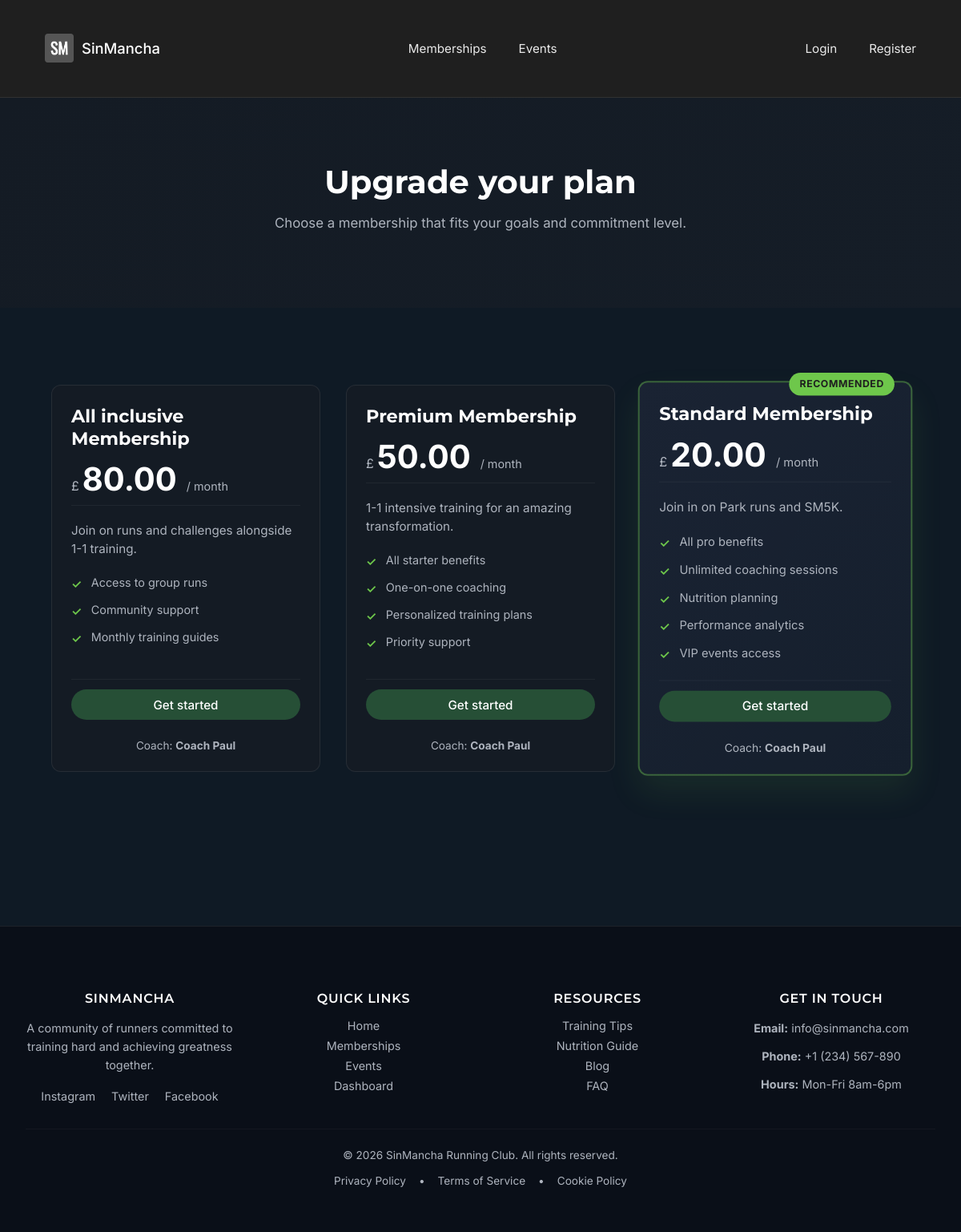
The app's page /membership-plans/ with its own data.
### club/models.py (models this page shows, shortened)
class MembershipPlan(models.Model):
    trainer = models.ForeignKey(
        TrainerProfile,
        on_delete=models.CASCADE,
        related_name="plans",
        null=True,
        blank=True,
    )
    name = models.CharField(max_length=100)
    description = models.TextField(blank=True)
    price = models.DecimalField(max_digits=8, decimal_places=2)
    BILLING_INTERVAL_CHOICES = [
        ('monthly', 'Monthly'),
        ('yearly', 'Yearly'),
    ]
    billing_interval = models.CharField(
        max_length=10,
        choices=BILLING_INTERVAL_CHOICES,
        default='monthly',
    )
    is_active = models.BooleanField(default=True)
    class Meta:
        ordering = ["trainer", "name"]

class TrainerProfile(models.Model):
    user = models.OneToOneField(
        settings.AUTH_USER_MODEL,
        on_delete=models.CASCADE,
        related_name="trainer_profile",
    )
    display_name = models.CharField(max_length=100, blank=True)
    bio = models.TextField(blank=True)
    specialties = models.CharField(
        max_length=255,
        blank=True,
        help_text="e.g. running, strength, conditioning"
    )
    instagram_url = models.URLField(blank=True)
    website_url = models.URLField(blank=True)

### club/views.py (the view)
# urls.py: path("membership-plans/", views.MembershipPlansView.as_view(), name="membership_plans"),
class MembershipPlansView(ListView):
    model = MembershipPlan
    template_name = "membership_plans.html"
    context_object_name = "plans"
    def get_queryset(self):
        return MembershipPlan.objects.filter(is_active=True).select_related("trainer")
    def get_context_data(self, **kwargs):
        context = super().get_context_data(**kwargs)
        profile = None
        if self.request.user.is_authenticated:
            try:
                profile = self.request.user.client_profile
            except ClientProfile.DoesNotExist:
                profile = None
        active_membership = None
        if profile:
            active_membership = profile.active_membership
        context["profile"] = profile
        context["active_membership"] = active_membership
        return context

### templates/membership_plans.html (shortened to what this page needs)
{% extends "base.html" %}
{% block content %}
<section class="membership-header">
  <div class="container">
    <h1>Upgrade your plan</h1>
    <p>Choose a membership that fits your goals and commitment level.</p>
  </div>
</section>
<section class="membership-section">
  <div class="container">
    {% if plans %}
      <div class="plans-grid premium">
        {% for plan in plans %}
          <article class="plan-card {% if forloop.counter == plans|length %}plan-featured{% endif %}">
            {% if forloop.counter == plans|length %}
              <div class="plan-badge">RECOMMENDED</div>
            {% endif %}
            <div class="plan-header">
              <h2 class="plan-name">{{ plan.name }}</h2>
              <div class="plan-price-block">
                <span class="plan-currency">£</span>
                <span class="plan-price">{{ plan.price }}</span>
                <span class="plan-billing">/ month</span>
              </div>
            </div>
            {% if plan.description %}
              <p class="plan-tagline">{{ plan.description }}</p>
            {% endif %}
            <ul class="plan-features">
              {% if forloop.counter == 1 %}
                <li><span class="feature-icon">✓</span> Access to group runs</li>
                <li><span class="feature-icon">✓</span> Community support</li>
                <li><span class="feature-icon">✓</span> Monthly training guides</li>
              {% elif forloop.counter == 2 %}
                <li><span class="feature-icon">✓</span> All starter benefits</li>
                <li><span class="feature-icon">✓</span> One-on-one coaching</li>
                <li><span class="feature-icon">✓</span> Personalized training plans</li>
                <li><span class="feature-icon">✓</span> Priority support</li>
              {% else %}
                <li><span class="feature-icon">✓</span> All pro benefits</li>
                <li><span class="feature-icon">✓</span> Unlimited coaching sessions</li>
                <li><span class="feature-icon">✓</span> Nutrition planning</li>
                <li><span class="feature-icon">✓</span> Performance analytics</li>
                <li><span class="feature-icon">✓</span> VIP events access</li>
              {% endif %}
            </ul>
            <div class="plan-action">
              {% if user.is_authenticated and profile %}
                {% if active_membership and active_membership.plan_id == plan.id %}
                  <button class="btn btn-secondary" disabled>Current plan</button>
                {% elif profile.has_active_membership %}
                  <button class="btn btn-outline-secondary" disabled>Upgrade required</button>
                {% else %}
                  <form action="{% url 'create_checkout' plan.id %}" method="post">
                    {% csrf_token %}
                    <button type="submit" class="btn btn-primary">Subscribe now</button>
                  </form>
                {% endif %}
              {% else %}
                <a href="{% url 'account_signup' %}" class="btn btn-primary">Get started</a>
              {% endif %}
            </div>
            {% if plan.trainer %}
              <p class="plan-coach">Coach: <strong>{{ plan.trainer.display_name|default:plan.trainer.user.username }}</strong></p>
            {% endif %}
          </article>
        {% endfor %}
      </div>
    {% else %}
      <p style="text-align: center; padding: 2rem;">No plans available yet.</p>
    {% endif %}
  </div>
</section>
{% endblock %}

### static/css/style.css (style rules this page uses)
:root { --primary-color: #1F1F1F; --accent-color: #6ec74b; --neutral-color: #FFFFFF; --secondary-neutral: #AEB4BE; --success-color: #78C957; --text-color: #FFFFFF; --background-color: #0F1A25; }
*, *::before, *::after { box-sizing: border-box; }
body { font-family: 'Inter', sans-serif; color: var(--text-color); background-color: var(--background-color); margin: 0; padding: 0; }
h1, h2, h3, h4, h5, h6 { font-family: 'Montserrat', sans-serif; color: var(--neutral-color); margin-top: 0; }
.container { max-width: 1200px; margin: 0 auto; padding: 2rem; }
.btn { background-color: var(--accent-color); color: var(--neutral-color); border: none; padding: 0.6rem 1.4rem; text-decoration: none; display: inline-block; margin: 0.25rem 0; cursor: pointer; transition: 0.25s ease; border-radius: 999px; font-size: 0.95rem; font-weight: 500; }
.btn-primary { background: #264F36; }
.plans-grid { padding: 0 2rem 2.5rem; display: grid; grid-template-columns: repeat(auto-fit, minmax(260px, 1fr)); gap: 1.5rem; }
.plans-grid.premium { grid-template-columns: repeat(3, 1fr); gap: 2rem; max-width: 1200px; margin: 0 auto; padding: 3rem 2rem; }
.plan-card { background: #141b24; border-radius: 0.75rem; padding: 1.5rem; border: 1px solid rgba(255,255,255,0.08); position: relative; display: flex; flex-direction: column; gap: 1.25rem; transition: all 0.3s ease; }
.plan-featured { background: linear-gradient(135deg, #1a2333 0%, #151f2d 100%); border: 2px solid rgba(110, 199, 75, 0.4); transform: scale(1.02); box-shadow: 0 20px 40px rgba(110, 199, 75, 0.1); }
.plan-badge { position: absolute; top: -12px; right: 20px; background: var(--accent-color); color: var(--primary-color); padding: 0.4rem 0.8rem; border-radius: 20px; font-size: 0.75rem; font-weight: 700; letter-spacing: 0.05em; text-transform: uppercase; }
.plan-header { padding-bottom: 0.5rem; border-bottom: 1px solid rgba(255,255,255,0.05); }
.plan-name { font-size: 1.4rem; margin: 0 0 0.75rem 0; color: var(--neutral-color); }
.plan-price-block { display: flex; align-items: baseline; gap: 0.25rem; }
.plan-currency { color: var(--secondary-neutral); font-size: 1rem; }
.plan-price { font-size: 2.5rem; font-weight: 700; color: var(--neutral-color); }
.plan-billing { color: var(--secondary-neutral); font-size: 0.9rem; margin-left: 0.5rem; }
.plan-tagline { color: var(--secondary-neutral); font-size: 0.95rem; margin: 0; line-height: 1.5; }
.plan-features { list-style: none; padding: 0; margin: 0; display: flex; flex-direction: column; gap: 0.75rem; flex-grow: 1; }
.plan-features li { display: flex; align-items: flex-start; gap: 0.75rem; color: var(--secondary-neutral); font-size: 0.9rem; line-height: 1.4; }
.feature-icon { color: var(--accent-color); font-weight: bold; flex-shrink: 0; margin-top: 2px; }
.plan-action { padding-top: 0.5rem; border-top: 1px solid rgba(255,255,255,0.05); }
.plan-action .btn { width: 100%; text-align: center; }
.plan-coach { font-size: 0.85rem; color: var(--secondary-neutral); margin: 0; text-align: center; }
.membership-header { background: linear-gradient(135deg, #141b24 0%, #151d27 100%); padding: 3rem 0; text-align: center; }
.membership-header h1 { font-size: 2.5rem; margin-bottom: 0.75rem; }
.membership-header p { color: var(--secondary-neutral); font-size: 1.05rem; }
.membership-section { padding: 1rem 0 3rem; }

### records on screen
MembershipPlan: name "All inclusive Membership", price "80.00", description "Join on runs and challenges alongside 1-1 training.", shows "Access to group runs", trainer.display_name "Coach Paul"
MembershipPlan: name "Premium Membership", price "50.00", description "1-1 intensive training for an amazing transformation.", shows "All starter benefits", trainer.display_name "Coach Paul"
MembershipPlan: shows "RECOMMENDED", name "Standard Membership", price "20.00", description "Join in on Park runs and SM5K.", shows "All pro benefits", trainer.display_name "Coach Paul"
